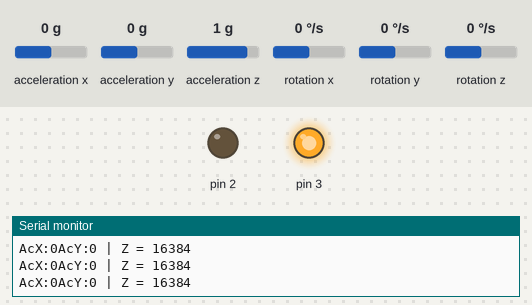
Simulated run of this sketch. Board: Arduino Uno, built with avr-gcc and run on an emulated ATmega328P. Parts: output pins drawn as LEDs (lit = HIGH), the last lines printed to the serial monitor. Wiring (inferred from the names in the program): MPU-6050 motion sensor at I2C address 0x68. Dashed ring = blinking. The inputs (shaded band) are chosen by the test bench; at power-on: acceleration y 0 g, acceleration x 0 g, acceleration z 1 g, rotation x 0 °/s, rotation y 0 °/s, rotation z 0 °/s.

Above: at 1.3 s.
1.4 s: acceleration y set to -1.4 g
At 2.0 s:
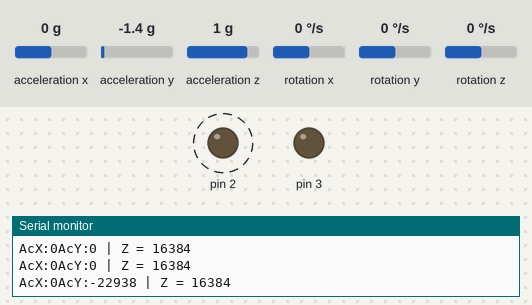
8.0 s: acceleration x set to -1.4 g
At 8.9 s:
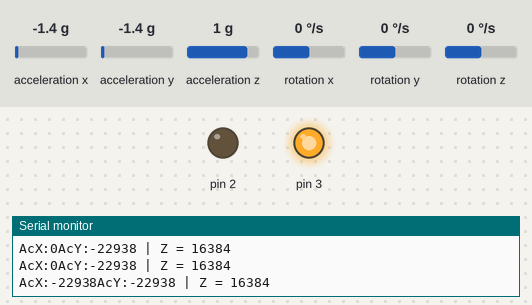
11.3 s: acceleration y set to 0.8 g
At 12.4 s:
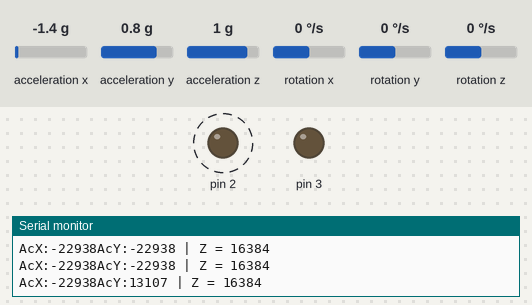
14.6 s: acceleration y set to -0.8 g
At 15.51 s:
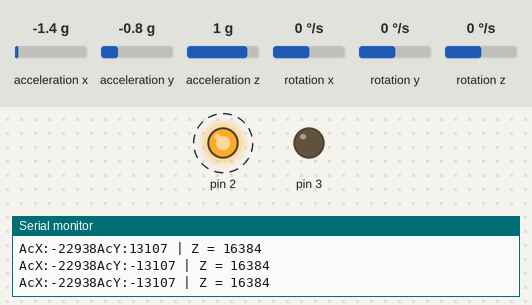
Timing chart, 0 to 18.9 s (numbered marks = the images above; inputs shaded):
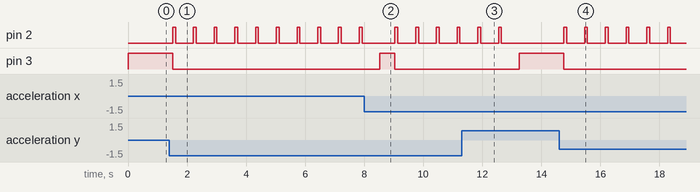

Measured:
- after the input at 1.4 s, pin 3: HIGH → LOW after 0.11 s instead of 5.6 s
- after the input at 8.0 s, pin 3: LOW → HIGH after 0.53 s, → LOW 0.50 s later
- after the input at 11.3 s, pin 2: goes on until 12.7 s, then stays LOW; pin 3: LOW → HIGH after 2.0 s
- after the input at 14.6 s, pin 2: alternates HIGH for 0.10 s and LOW for 0.60 s, starting after 0.16 s; pin 3: HIGH → LOW after 0.16 s
- by itself, pin 2: alternates HIGH for 0.10 s and LOW for 0.60 s

The sketch:

sketch_nov26b.ino
```cpp
#include<Wire.h> // Importa la libreria per comunicare con l'accelerometro tramite protocollo I2C

const int MPU=0x68;  // I2C indirizzo dell' MPU-6050


int16_t AcX,AcY,AcZ,Tmp; // Inizializzo le variabili intere AcX, AcY, AcZ, Tmp

float celsius = 0 ; // Inizializzo la variabile flottante celsius

float millivolts; // Inizializzo la variabile flottante millivolts

int sensor; // Inizializzo la variabile intera sensor


unsigned long time = 0;  // Inizializzo la variabile unsigned di tipo long a 32 bit per time

unsigned long courrentTime = 0;  //Inizializzo la variabile unsigned di tipo long a 32 bit per courrentTime

unsigned long previousTime = 0; //Inizializzo la variabile unsigned di tipo long a 32 bit per previousTime

int switchState [1]; //Inizializzo la variabile intera switchState

int prevSwitchState [1]; //Inizializzo la variabile intera prevSwitchState

int deadline = 7000; //Inizializzo la variabile intera deadline

//SETUP
void setup(){
  //Setto il pin 2 e 3 ( LED ROSSO e LED VERDE ) come output
  pinMode(2, OUTPUT);
  pinMode(3, OUTPUT);
  //

  //Avvio e imposto la comunicazione con l'accelerometro usando il protocollo I2C
  Wire.begin();
  Wire.beginTransmission(MPU);
  Wire.write(0x6B);  // Setto l'ndirizzo
  Wire.write(0);     // Invio un bit per avviare la comunicazione con lo slave (wakes up the MPU-6050)
  Wire.endTransmission(true);
  //

  //Avvio la comunicazione con il monitor seriale
  Serial.begin(9600);
  //
}

// Metodo per la lettura della temperatura del bambino: per prima cosa leggo i valori del sensore. PoichÃƒÂ¨ leggo un valore analogico, sarÃƒÂ  compreso tra 0 e 1023. Sottraendo
//a questo valore 0.5(massima accuratezza) e dividendo dunque questo valore per 1024 e moltiplicandolo per la tensione ai capi dell'LM5(5000 millivolts) ottengo la sua
//tensione in millivolts. PoichÃƒÂ¨ il sensore restituisce 10mV per grado
//basta dividere il valore per 10 per ottenere la temperatura in CÃ‚Â°.
float BabyTemperature(){
  sensor = analogRead(A0);
  millivolts = (sensor/1024.0)*5000.0;
  celsius  = (millivolts-.5)/10;
  return celsius;
  }
//

//LOOP
void loop(){
  //Funzione millis che tiene traccia del tempo trascorso
  time = millis();
  //

  //Avvio una comunicazione tra MASTER(arduino) e SLAVE(accelerometro)
  Wire.beginTransmission(MPU);
  Wire.write(0x3B);  // Starting with register 0x3B (ACCEL_XOUT_H)
  Wire.endTransmission(false);
  Wire.requestFrom(MPU,14,true);  // Request a total of 14 registers
  //

  //Leggo i dati forniti dall'accelerometro
  AcX=Wire.read()<<8|Wire.read();  // 0x3B (ACCEL_XOUT_H) & 0x3C (ACCEL_XOUT_L)
  AcY=Wire.read()<<8|Wire.read();  // 0x3D (ACCEL_YOUT_H) & 0x3E (ACCEL_YOUT_L)
  AcZ=Wire.read()<<8|Wire.read();  // 0x3F (ACCEL_ZOUT_H) & 0x40 (ACCEL_ZOUT_L)
  Tmp=Wire.read()<<8|Wire.read();  // 0x41 (TEMP_OUT_H) & 0x42 (TEMP_OUT_L)
  //
  Serial.print("AcX:");Serial.print(AcX);Serial.print("AcY:");Serial.print(AcY);
  // FILTRAGGIO DEL SEGNALE; CONTROLLORE
  switchState [0] = AcX;
  switchState [1] = AcY;

  for(int j = 0; j<2 ; j++){
    for(int k = 0; k<2 ; k++){
      if( j == k){
  if(switchState[j] == prevSwitchState[k]){
    courrentTime = time - previousTime;
      }
  if(switchState[j] != prevSwitchState[k]){
      previousTime = time;
      }
   prevSwitchState[k] = switchState[j];
   //Serial.println(prevSwitchState[k]);
   //Serial.println(switchState[j]);

   }
  }
 }


   if( courrentTime < deadline ){
   digitalWrite(3, HIGH);
   digitalWrite(2, LOW);

   }
 if( courrentTime > deadline){
   digitalWrite(3, LOW);
   digitalWrite(2, HIGH);
   delay(100);
   digitalWrite(2,LOW);
   delay(100);
   //tone(4,300,1000);
   }

  //
 // Stampo su monitor la temperatura del bambino e  i valori estrapolati dall'accelerometro
 // Serial.print("Baby's Temperature: ");  Serial.print(BabyTemperature()); Serial.print(" C° ");
 // Serial.print(" Accelerometer: ");
 // Serial.print("X = "); Serial.print(AcX/1000);
 // Serial.print(" | Y = "); Serial.print(AcY/1000);
  Serial.print(" | Z = "); Serial.println(AcZ);
 //
 //Serial.println(courrentTime);
  //Stampo su monitor la temperatura della stanza. PoichÃƒÂ¨ il sensore si trova sull'accelerometro, uso  l'equazione che mi da il DS per trasdurre volts in celsius
  //Serial.print("Room Temperature: "); Serial.print(Tmp/340.00+36.53); Serial.println(" C° ");

  //Ritardo di mezzo secondo il loop
  delay(500);

}
```
